Frame 1 (no input): blank canvas, image omitted
Frame 60 (no input): blank canvas, image omitted
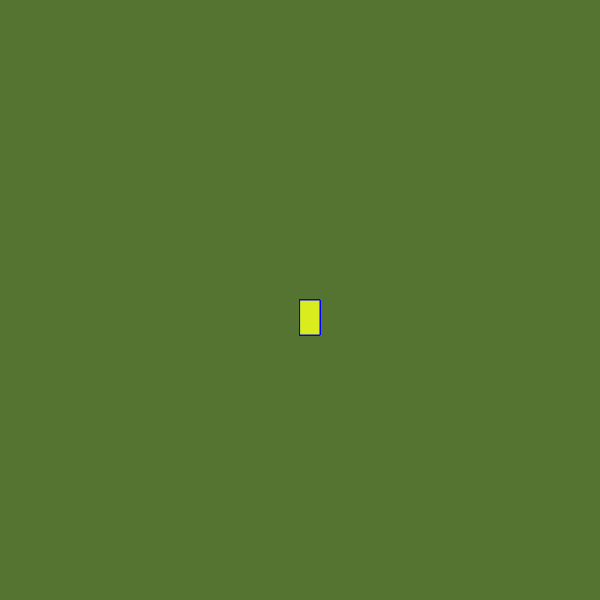
Frame 120 (the mouse pressed at the canvas centre since frame 60)

The p5.js sketch whose frames 1 and 60 were blank and that drew this single picture after the mouse press (run headless with seeded random() and noise() and a simulated clock; from frame 60 on, the mouse is pressed at the canvas centre):

// p5.js sketch
// ── sketch.js
function setup() {
    createCanvas(600, 600);
    background("#557432");
  }
  
  function draw() {
   
    stroke("Blue");
    fill("#D8EC1E");
  
    // console.log(mouseIsPressed)
  
    if (mouseIsPressed) {
      rect(mouseX, mouseY, 20, 35);
    }
  }
